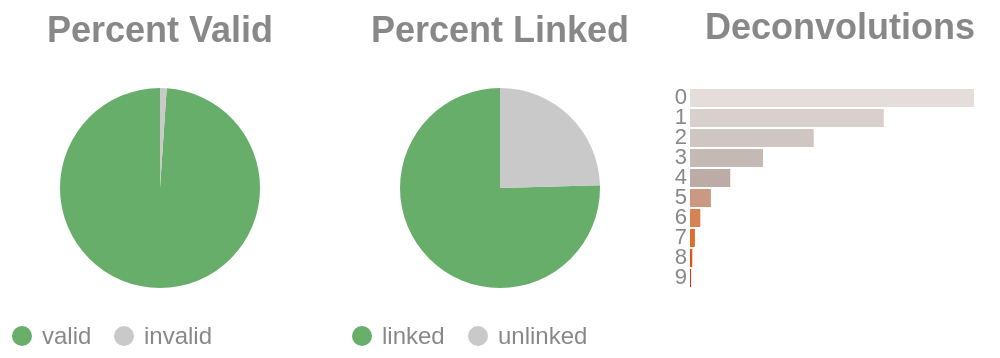

The notebook cell this image was saved under:
### Code cell
if SKIPLR:
    pass
else:
    clash = Counter()
    for i in valids['molecule'].to_list():
        _mol = i.split("-")
        if len(_mol) == 1:
            clash.update('0')
        else:
            clash.update(_mol[-1])

    _d = {"deconvolutions": [], 'count': []}
    for k,v in clash.items():
        _d['deconvolutions'].append(k)
        _d['count'].append(v)

    tot_valid = valids['reads'].sum()
    mask = valids['reads'] >= 2
    n_linked_reads = valids.filter(mask)['reads'].sum()
    if n_linked_reads == 0:
        print_html("No linked molecules (>=2 reads) were detected; linked-read metrics will not be reported.")
        SKIPLR = True
    else:
        perc_valid = round(tot_valid / n_reads, 4)
        linked_perc_abs = round(n_linked_reads / n_reads, 4)
        linked_perc = round(n_linked_reads / tot_valid, 4)

    _valid = pl.DataFrame({"valids": ['valid', 'invalid'], "count": [tot_valid, n_reads - tot_valid]})
    _linked_abs = pl.DataFrame({"linked (absolute)": ['linked', 'unlinked'], "count": [n_linked_reads, n_reads - n_linked_reads]})

    (
        alt.hconcat(
            piechart(_valid, goodval = 'valid', title = "Percent Valid"),
            piechart(_linked_abs, goodval = "linked", title =  "Percent Linked"),
            convolutionbar(pl.DataFrame(_d), title = "Deconvolutions"),
            center = True,
            bounds = 'flush'
        )
        .resolve_scale(color='independent')
        .resolve_legend('independent')
        .properties(usermeta={'embedOptions': {"actions": False}})
    ).display()

### Figure 1 — Vega-Lite specification as saved in the notebook (floating-point values rounded to 4 significant figures)
{"width": "container", "height": 400, "config": {"title": {"anchor": "start", "dy": -15, "fontSize": 18, "color": "#888888", "subtitleColor": "#888888", "subtitleFontSize": 14}, "arc": {"fill": "#0072B2"}, "axis": {"domainColor": "#888888", "domainWidth": 0.5, "gridWidth": 0.2, "grid": false, "titleFontWeight": 400, "titleFontSize": 15, "labelFontSize": 11, "labelColor": "#888888", "tickColor": "#888888", "tickWidth": 0.2, "titleColor": "#888888"}, "axisBand": {"grid": false}, "axisX": {"grid": true, "tickSize": 10, "domainCap": "round"}, "axisY": {"domain": false, "grid": true, "tickSize": 0, "domainCap": "round"}, "background": "transparent", "header": {"labelFontSize": 15, "labelColor": "#888888", "titleFontSize": 15, "titleFontWeight": 600, "titleColor": "#888888"}, "legend": {"labelFont": "sans-serif", "labelFontSize": 12, "labelColor": "#888888", "symbolSize": 100, "symbolType": "circle", "titleFontSize": 12, "titlePadding": 10, "titleColor": "#888888", "title": null}, "range": {"category": ["#E69F00", "#56B4E9", "#009E73", "#F0E442", "#0072B2", "#D55E00", "#CC79A7", "#000000"], "diverging": ["#cfe8f3", "#a2d4ec", "#73bfe2", "#46abdb", "#1696d2", "#12719e"]}, "area": {"fill": "#0072B2", "fillOpacity": 0.7, "line": true, "strokeOpacity": 0.7}, "line": {"color": "#0072B2", "stroke": "#0072B2", "strokeWidth": 2}, "trail": {"color": "#0072B2", "stroke": "#0072B2", "strokeWidth": 0, "size": 1}, "point": {"filled": true, "fillOpacity": 1.0, "size": 95}, "text": {"color": "#888888", "fontSize": 11, "align": "right", "fontWeight": 400, "size": 11}, "bar": {"fill": "#0072B2", "stroke": null}, "view": {"stroke": null, "continuousWidth": 660, "continuousHeight": 400}}, "hconcat": [{"data": {"name": "data-c19169918ed6c6bd5625b518a729f7fe"}, "mark": {"type": "arc"}, "encoding": {"color": {"field": "valids", "legend": {"orient": "bottom", "title": null}, "scale": {"domain": ["valid", "invalid"], "range": ["#68ae6b", "#C9C9C9"]}, "title": "Valids", "type": "nominal"}, "theta": {"field": "count", "type": "quantitative"}, "tooltip": [{"field": "valids", "title": "Valids", "type": "ordinal"}, {"field": "percent", "format": ".2%", "title": "Percent", "type": "quantitative"}, {"field": "count", "title": "Count", "type": "quantitative"}]}, "height": 100, "title": {"text": "Percent Valid", "align": "center", "anchor": "middle"}, "transform": [{"calculate": "datum.count / 16513128", "as": "percent"}], "width": 150}, {"data": {"name": "data-206ba4dc2e01aa446b81a161ee12773d"}, "mark": {"type": "arc"}, "encoding": {"color": {"field": "linked (absolute)", "legend": {"orient": "bottom", "title": null}, "scale": {"domain": ["linked", "unlinked"], "range": ["#68ae6b", "#C9C9C9"]}, "title": "Linked (Absolute)", "type": "nominal"}, "theta": {"field": "count", "type": "quantitative"}, "tooltip": [{"field": "linked (absolute)", "title": "Linked (Absolute)", "type": "ordinal"}, {"field": "percent", "format": ".2%", "title": "Percent", "type": "quantitative"}, {"field": "count", "title": "Count", "type": "quantitative"}]}, "height": 100, "title": {"text": "Percent Linked", "align": "center", "anchor": "middle"}, "transform": [{"calculate": "datum.count / 16513128", "as": "percent"}], "width": 150}, {"data": {"name": "data-b3df0cfe37cb3bc5a1c454d0e12ad23a"}, "mark": {"type": "bar"}, "encoding": {"color": {"field": "deconvolutions", "legend": null, "scale": {"scheme": "lightgreyred"}, "type": "nominal"}, "tooltip": [{"field": "deconvolutions", "title": "Deconvolutions", "type": "ordinal"}, {"field": "percent", "format": ".2%", "title": "Percent", "type": "quantitative"}, {"field": "count", "title": "Count", "type": "quantitative"}], "x": {"axis": null, "field": "count", "type": "quantitative"}, "y": {"field": "deconvolutions", "sort": "ascending", "title": null, "type": "nominal"}}, "height": 100, "title": {"text": "Deconvolutions", "align": "center", "anchor": "middle"}, "transform": [{"calculate": "datum.count / 7541901", "as": "percent"}], "width": 150}], "bounds": "flush", "center": true, "resolve": {"legend": {"angle": "independent"}, "scale": {"color": "independent"}}, "usermeta": {"embedOptions": {"actions": false}}, "$schema": "https://vega.github.io/schema/vega-lite/v6.4.1.json", "datasets": {"data-c19169918ed6c6bd5625b518a729f7fe": [{"valids": "valid", "count": 16336748}, {"valids": "invalid", "count": 176380}], "data-206ba4dc2e01aa446b81a161ee12773d": [{"linked (absolute)": "linked", "count": 12457480}, {"linked (absolute)": "unlinked", "count": 4055648}], "data-b3df0cfe37cb3bc5a1c454d0e12ad23a": [{"deconvolutions": "0", "count": 2839681}, {"deconvolutions": "1", "count": 1937682}, {"deconvolutions": "2", "count": 1237644}, {"deconvolutions": "3", "count": 730352}, {"deconvolutions": "4", "count": 402536}, {"deconvolutions": "5", "count": 208647}, {"deconvolutions": "6", "count": 103052}, {"deconvolutions": "7", "count": 49036}, {"deconvolutions": "8", "count": 22796}, {"deconvolutions": "9", "count": 10475}]}}
